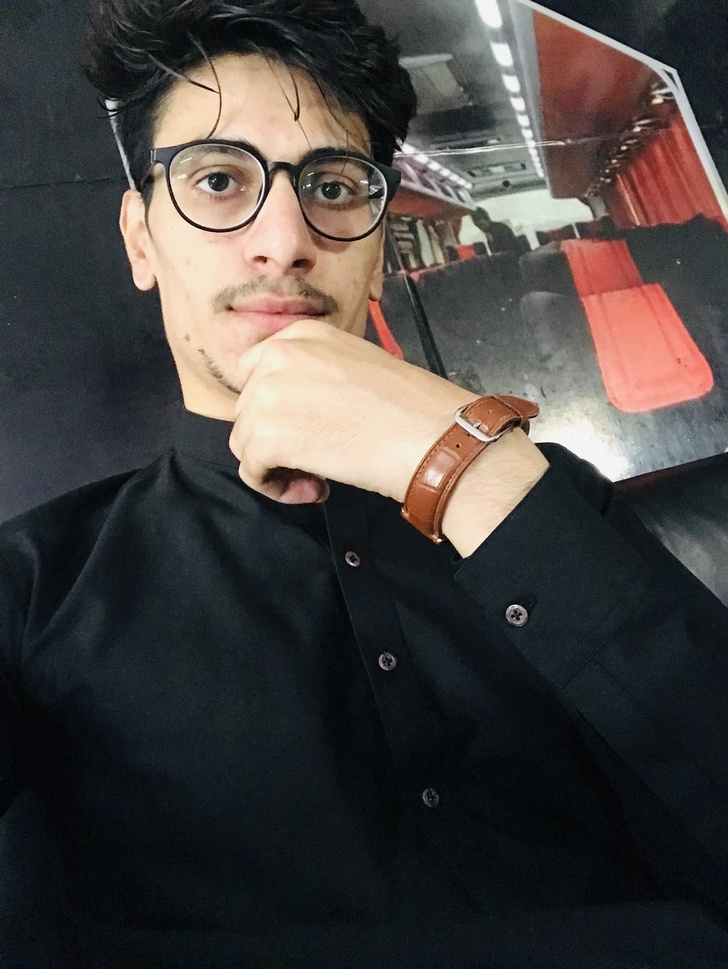
#> input picture dependencies/images/dds_test.jpeg, 728 x 969 px, shrunk from 2320 x 3088 before the run; its folder holds only this picture in this run
$ python -i edge_detection.py   (imports and definitions only)
#> lines starting #> are read from the running program, lines starting #| are printed output that depends on the picture
import cv2 as cv  # For enabling computer vision
import numpy as np  # For SCi-Calculations


# Detect edges using thresholding and sobel transformation

# Takes image returns Black n white threshold image
def binary_array(array, thresh, value=0):
	if value == 0:
		# Create an array of ones with the same shape and type as
		# the input 2D array.
		binary = np.ones_like(array)

	else:
		# Creates an array of zeros with the same shape and type as
		# the input 2D array.
		binary = np.zeros_like(array)
		value = 1

	binary[(array >= thresh[0]) & (array <= thresh[1])] = value

	return binary


# Takes noisy Image, apply Gaussian blur to remove noise of the image and returns it
def blur_gaussian(channel, ksize=3):
	return cv.GaussianBlur(channel, (ksize, ksize), 0)


# Takes image, applies sobel edge detection to detect sharp edges and returns it
def mag_thresh(image, sobel_kernel=3, thresh=(0, 255)):
	# Get the magnitude of the edges that are vertically aligned on the image
	sobelx = np.absolute(sobel(image, orient='x', sobel_kernel=sobel_kernel))

	# Get the magnitude of the edges that are horizontally aligned on the image
	sobely = np.absolute(sobel(image, orient='y', sobel_kernel=sobel_kernel))

	# Find areas of the image that have the strongest pixel intensity changes
	mag = np.sqrt(sobelx ** 2 + sobely ** 2)

	# Return image that contains 0s and 1s
	return binary_array(mag, thresh)


# [1 line not run here, left out]


# Sobel's transformation method
def sobel(img_channel, orient='x', sobel_kernel=3):
	global _sobel
	if orient == 'x':
		_sobel = cv.Sobel(img_channel, cv.CV_64F, 1, 0, sobel_kernel)
	if orient == 'y':
		# Will detect differences in pixel intensities going from top to bottom on the image
		_sobel = cv.Sobel(img_channel, cv.CV_64F, 0, 1, sobel_kernel)

	return _sobel


# Takes image, apply binary thresholding and returns it
def threshold(channel, thresh=(128, 255), thresh_type=cv.THRESH_BINARY):
	# If pixel intensity is greater than thresh[0], make that value white (255), else set it to black (0)
	return cv.threshold(channel, thresh[0], thresh[1], thresh_type)

>>> import cv2
>>> picture = cv2.imread('dependencies/images/dds_test.jpeg')
#> picture is the input picture: shape (969, 728, 3); mean B, G, R 64.2, 66.1, 70.7
>>> result = mag_thresh(picture)
#> in sobel, `_sobel = cv.Sobel(img_channel, cv.CV_64F, 1, 0, sobel_kernel)`:
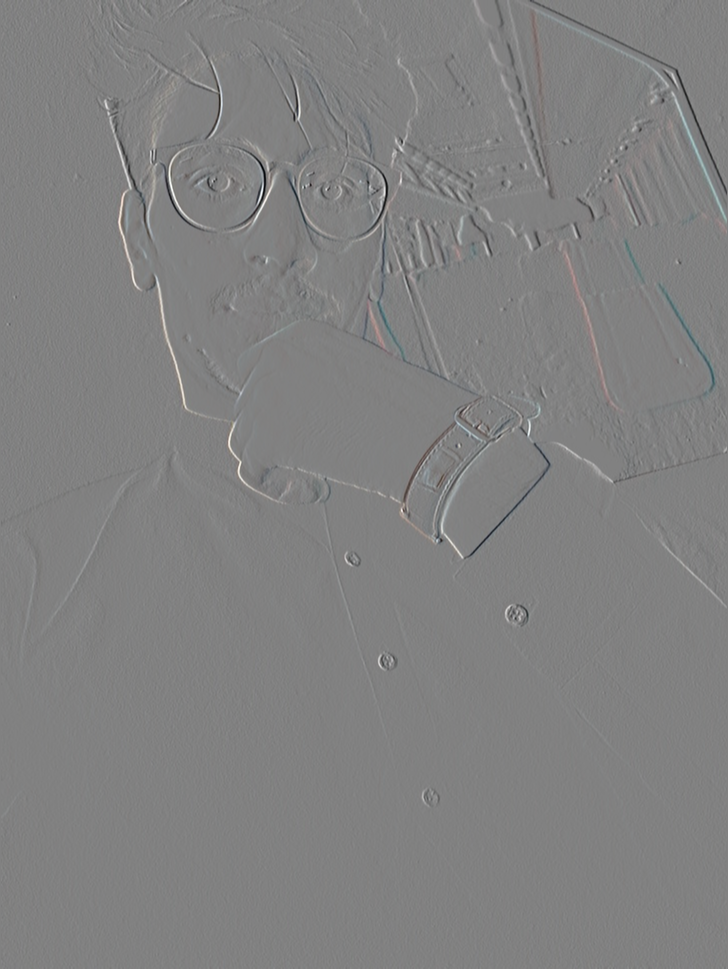
#> _sobel: shape (969, 728, 3) float64; mean B, G, R 0, 0.1, 0.1; drawn with min black and max white
#> in mag_thresh, `sobelx = np.absolute(sobel(image, orient='x', sobel_kernel=sobel_kerne..`:
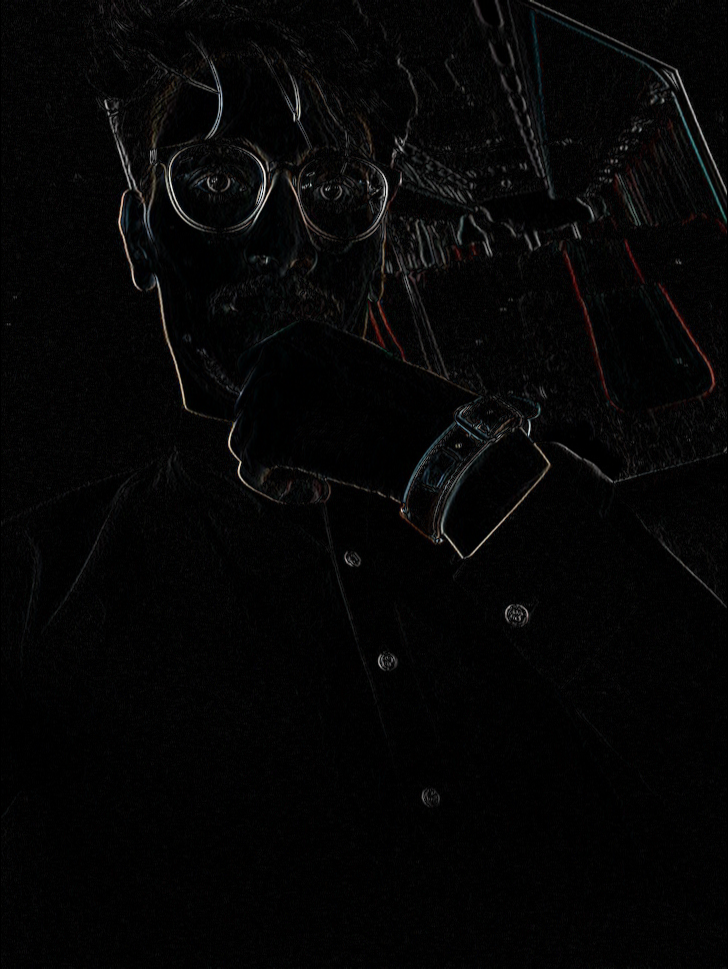
#> sobelx: shape (969, 728, 3) float64; mean B, G, R 21.6, 21.6, 21.9; drawn with min black and max white
#> call 2 of sobel, with orient = 'y', sobel_kernel = 3
#> in sobel (call 2), `_sobel = cv.Sobel(img_channel, cv.CV_64F, 0, 1, sobel_kernel)`:
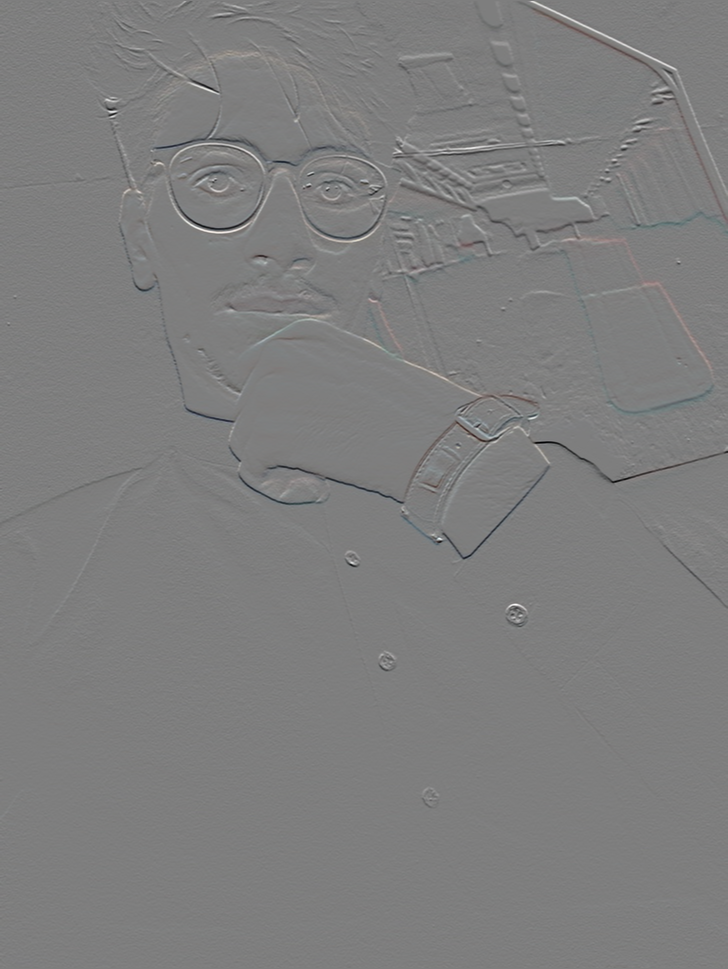
#> _sobel: shape (969, 728, 3) float64; mean B, G, R -0.3, -0.4, -0.4; drawn with min black and max white
#> in mag_thresh, `sobely = np.absolute(sobel(image, orient='y', sobel_kernel=sobel_kerne..`:
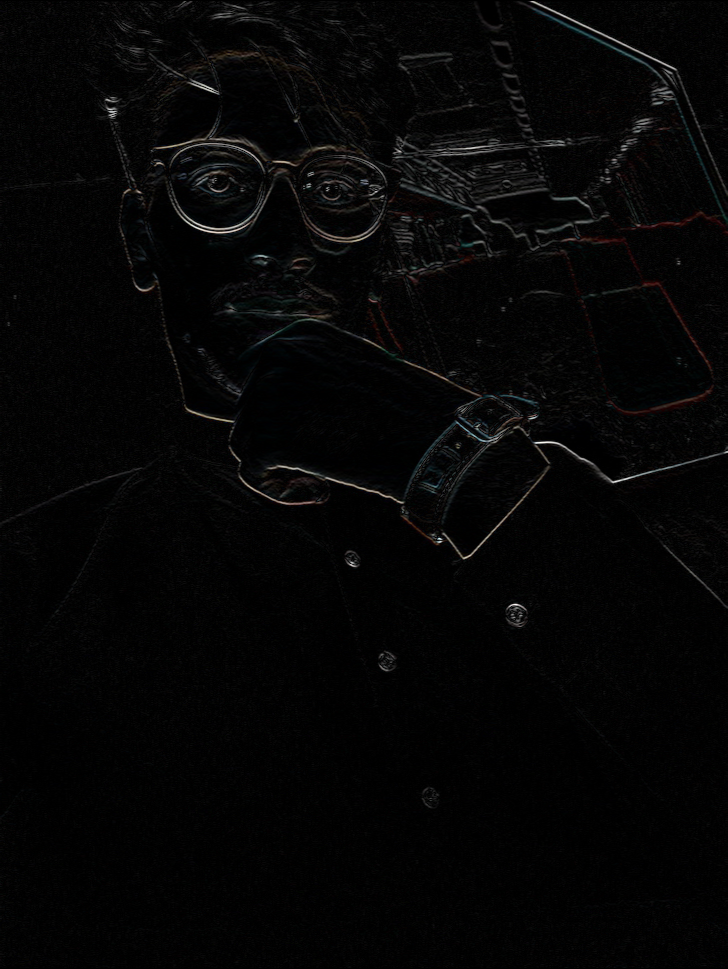
#> sobely: shape (969, 728, 3) float64; mean B, G, R 22, 22, 22.3; drawn with min black and max white
#> in mag_thresh, `mag = np.sqrt(sobelx ** 2 + sobely ** 2)`:
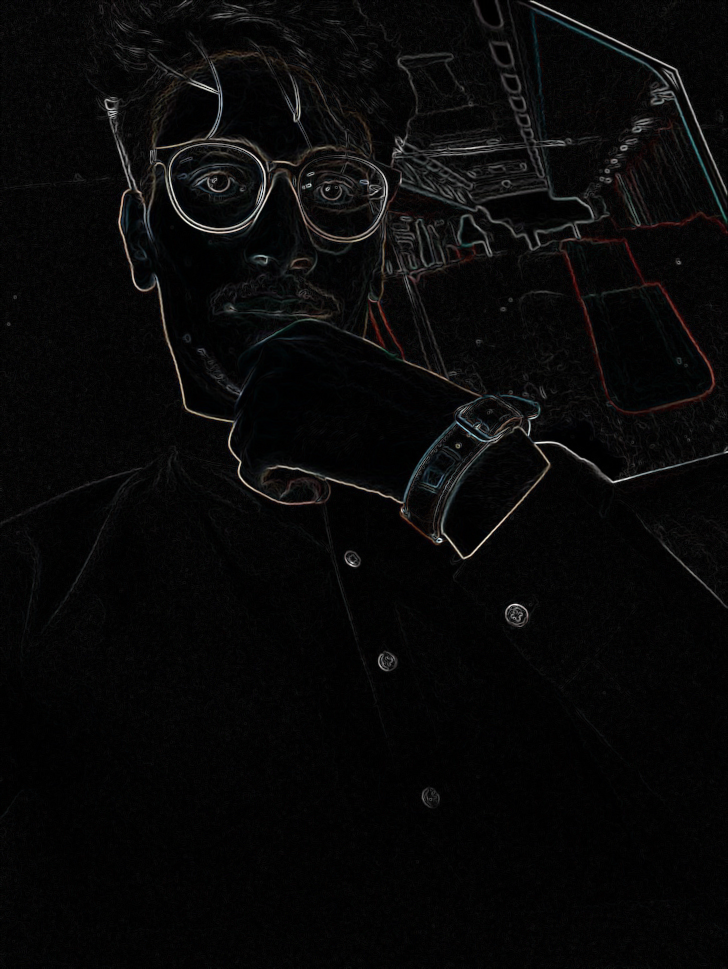
#> mag: shape (969, 728, 3) float64; mean B, G, R 34.4, 34.4, 34.9; drawn with min black and max white
#> in mag_thresh, `return binary_array(mag, thresh)`:
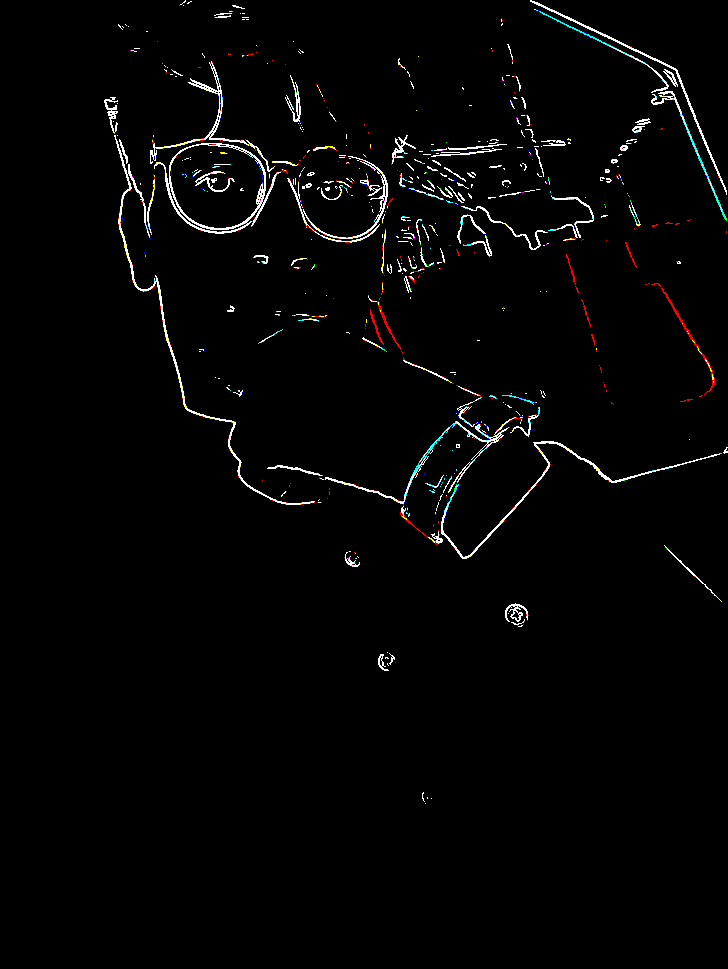
#> returned value: shape (969, 728, 3) float64; mean of channels 0, 1, 2 0.0186, 0.0192, 0.0197; drawn as B, G, R
